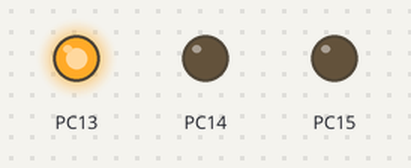
The sketch below on a simulated STM32 Blue Pill. Shown: output pins drawn as LEDs (lit = HIGH).

Above: at 0.4 s.
At 2.0 s:
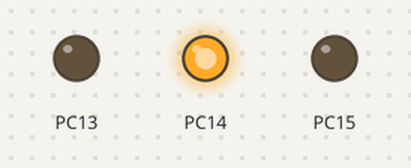
At 3.6 s:
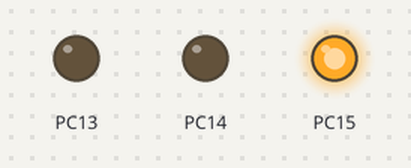
At 4.4 s:
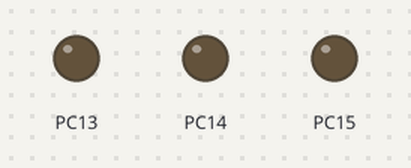
Timing chart, 0 to 6.2 s (numbered marks = the images above):
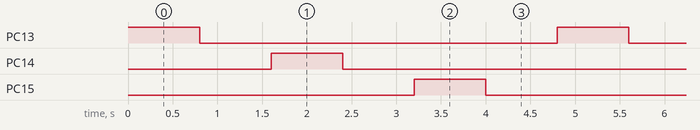

The sketch:

main.ino
```cpp
#include <Arduino.h>
#include "LEDController.h"

const int ledPinRed = PC13;
const int ledPinWhite = PC14;
const int ledPinGreen = PC15;

// Create an instance of LEDController
LEDController led(ledPinRed,ledPinWhite,ledPinGreen);

void setup() {
  led.initialize();

}

void loop() {
  led.blink(800);

}
```

LEDController.cpp
```cpp
#include "LEDController.h"

LEDController::LEDController(int pin1, int pin2, int pin3){
  this->pin1 = pin1;
  this->pin2 = pin2;
  this->pin3 = pin3;
}

void LEDController::initialize(){
  pinMode(pin1,OUTPUT);
  pinMode(pin2,OUTPUT);
  pinMode(pin3,OUTPUT);
}


void LEDController::blink(int duration){
  int pins[] = {pin1, pin2, pin3};
  int numPins = sizeof(pins) / sizeof(pins[0]);

  for (int i = 0; i < numPins; i++){
    digitalWrite(pins[i],HIGH);
    delay(duration);
    digitalWrite(pins[i], LOW);
    delay(duration);
  }

}
```

LEDController.h
```cpp
#ifndef LED_CONTROLLER_H
#define LED_CONTROLLER_H
#include <Arduino.h>

class LEDController {
  private:
    int pin1;
    int pin2;
    int pin3;

  public:
    LEDController(int pin1, int pin2, int pin3);
    void initialize();
    void blink(int duration);
};

#endif
```

Measured:
- by itself, PC13–15: alternates HIGH for 0.80 s and LOW for 4.0 s
- by itself, everything shown: repeats every 4.8 s, in 6 steps
